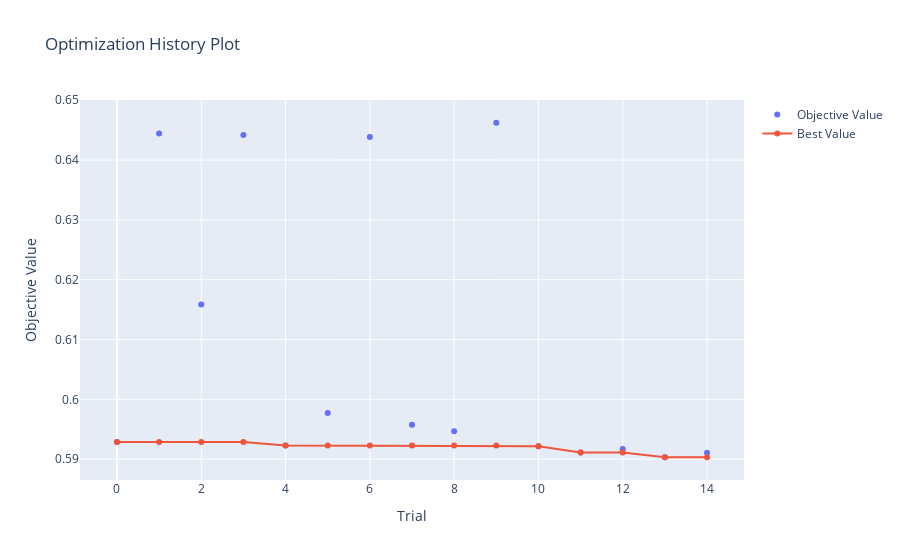

The cell this chart's notebook holds for it:
### Code cell
optuna.visualization.plot_optimization_history(study_1)

### Figure 1 — Plotly figure (JSON) as saved in the notebook; plotly's stock layout.template omitted (floating-point values rounded to 4 significant figures)
{"data": [{"mode": "markers", "name": "Objective Value", "type": "scatter", "x": [0, 1, 2, 3, 4, 5, 6, 7, 8, 9, 10, 11, 12, 13, 14], "y": [0.5929, 0.6444, 0.6159, 0.6442, 0.5923, 0.5977, 0.6439, 0.5958, 0.5947, 0.6462, 0.5922, 0.5911, 0.5917, 0.5903, 0.5911]}, {"name": "Best Value", "type": "scatter", "x": [0, 1, 2, 3, 4, 5, 6, 7, 8, 9, 10, 11, 12, 13, 14], "y": [0.5929, 0.5929, 0.5929, 0.5929, 0.5923, 0.5923, 0.5923, 0.5923, 0.5923, 0.5923, 0.5922, 0.5911, 0.5911, 0.5903, 0.5903]}], "layout": {"title": {"text": "Optimization History Plot"}, "xaxis": {"title": {"text": "Trial"}}, "yaxis": {"title": {"text": "Objective Value"}}}}
